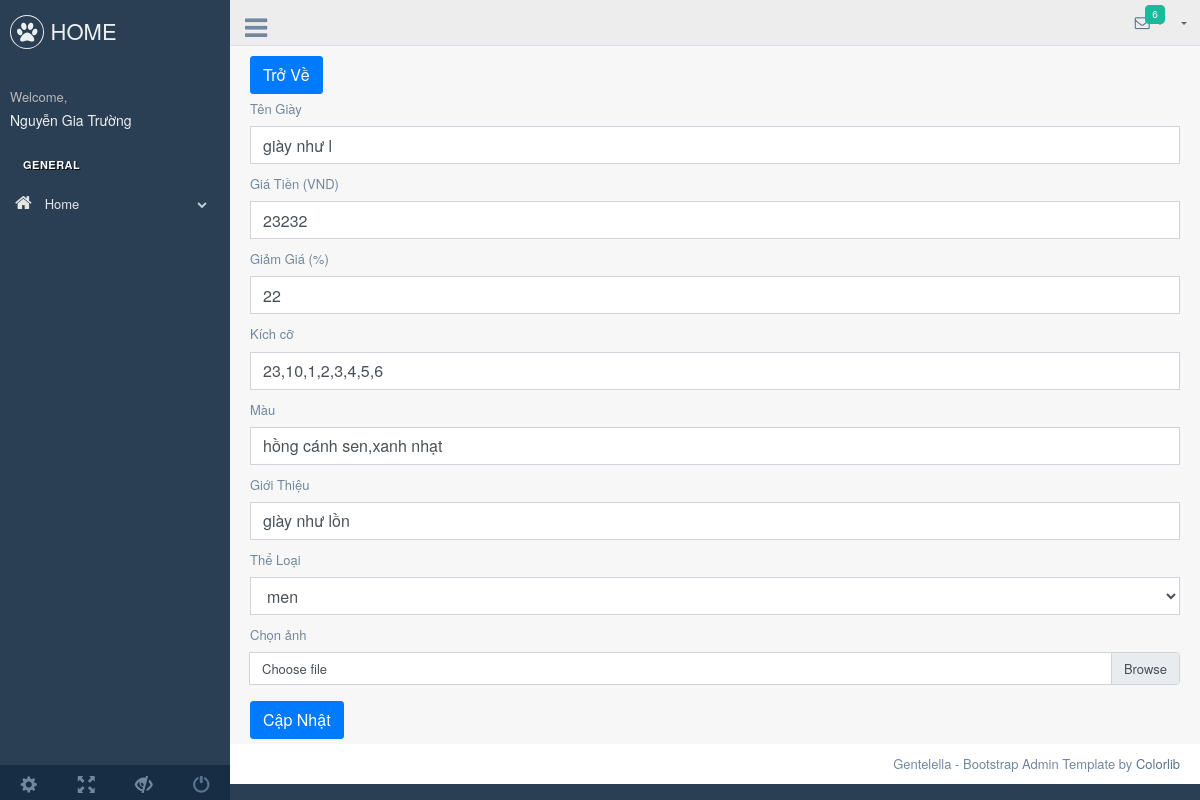
/admin/production/updateShoe.php?id=27 (signed in), run on the app's committed database.
### tables this page shows
CREATE TABLE `user` (
  `id` int(11) NOT NULL,
  `username` varchar(255) NOT NULL,
  `password` varchar(255) NOT NULL,
  `fullname` varchar(255) NOT NULL,
  `dob` date NOT NULL,
  `address` varchar(255) NOT NULL,
  `role` tinyint(1) NOT NULL DEFAULT 0,
  `gender` tinyint(1) NOT NULL DEFAULT 0,
  `email` varchar(255) NOT NULL,
  `phone` varchar(10) NOT NULL
);

CREATE TABLE `shoe` (
  `id` int(11) NOT NULL,
  `name` varchar(255) NOT NULL,
  `price` bigint(11) NOT NULL,
  `sale` int(11) NOT NULL,
  `size` varchar(255) NOT NULL,
  `category_id` int(11) NOT NULL,
  `color` varchar(255) NOT NULL,
  `review` varchar(500) NOT NULL
);

CREATE TABLE `category` (
  `id` int(11) NOT NULL,
  `name` varchar(255) NOT NULL
);

### backend/auth.php (called while the page is built, shortened)
<?php
require_once (__DIR__."../../connect.php") ;
class Auth{
    public static function findOneByUsernameAndPassword($username,$password){
        global $conn;
        $sql="select * from user where username = '$username' and password = '$password'";
        $run = mysqli_query($conn,$sql)->fetch_assoc();
        return $run;
    }
    public static function loginWithCookie(){
        if(isset($_COOKIE['username']) && isset($_COOKIE['password'])) {
            $username= $_COOKIE['username'];
            $password= $_COOKIE['password'];
            $run = Auth::findOneByUsernameAndPassword($username,$password);
            return $run ? $run : null;
        }
        return null;
    }
}

### repository/shoeRepository.php (called while the page is built, shortened)
<?php
    require_once(__DIR__."../../connect.php");
    class ShoeRepository{
        public function getById($id){
            global $conn;
            $sql = "select s.id as shoe_id, s.name as shoe_name, s.*, c.* from shoe s join category c on c.id=s.category_id and s.id=$id";
            return mysqli_query($conn,$sql);
        }
    }
?>

### repository/categoryRepository.php (called while the page is built, shortened)
<?php
    require_once("../../connect.php");
    class CategoryRepository{
        public function getAll(){
            global $conn;
            $sql = "select * from category";
            return mysqli_query($conn,$sql);
        }
    }
?>

### admin/production/updateShoe.php (the view, shortened to what this page needs)
<?php
    require_once("../../backend/filterAdmin.php");
    require_once("../../repository/shoeRepository.php");
    require_once("../../repository/categoryRepository.php");
    $shoeRepository = new ShoeRepository();
    $categoryRepository = new CategoryRepository();
?>
<!DOCTYPE html>
<html lang="en">
  <head>
    <link href="../vendors/bootstrap/dist/css/bootstrap.min.css" rel="stylesheet">
    <link href="../vendors/font-awesome/css/font-awesome.min.css" rel="stylesheet">
    <link href="../vendors/nprogress/nprogress.css" rel="stylesheet">
    <link href="../vendors/iCheck/skins/flat/green.css" rel="stylesheet">
    <link href="../vendors/bootstrap-progressbar/css/bootstrap-progressbar-3.3.4.min.css" rel="stylesheet">
    <link href="../vendors/jqvmap/dist/jqvmap.min.css" rel="stylesheet"/>
    <link href="../vendors/bootstrap-daterangepicker/daterangepicker.css" rel="stylesheet">
    <link href="../build/css/custom.min.css" rel="stylesheet">
    <link href="css/shoe.css" rel="stylesheet">
  </head>
  <body class="nav-md">
    <div class="container body">
      <div class="main_container">
        <div class="col-md-3 left_col">
          <div class="left_col scroll-view">
            <div class="navbar nav_title" style="border: 0;">
              <a href="../../index.php" class="site_title"><i class="fa fa-paw"></i> <span>HOME</span></a>
            </div>
        <div class="profile clearfix">
              <div class="profile_info">
                <span>Welcome,</span>
                <h2> <?php require_once("../../backend/filterWithCookieAdmin.php") ?></h2>
              </div>
            </div>
            <br />
            <div id="sidebar-menu" class="main_menu_side hidden-print main_menu">
              <div class="menu_section">
                <h3>General</h3>
                <ul class="nav side-menu">
                  <li><a><i class="fa fa-home"></i> Home <span class="fa fa-chevron-down"></span></a>
                  </li>
                </ul>
              </div>
            </div>
            <div class="sidebar-footer hidden-small">
              <a data-toggle="tooltip" data-placement="top" title="Settings">
                <span class="glyphicon glyphicon-cog" aria-hidden="true"></span>
              </a>
              <a data-toggle="tooltip" data-placement="top" title="FullScreen">
                <span class="glyphicon glyphicon-fullscreen" aria-hidden="true"></span>
              </a>
              <a data-toggle="tooltip" data-placement="top" title="Lock">
                <span class="glyphicon glyphicon-eye-close" aria-hidden="true"></span>
              </a>
              <a data-toggle="tooltip" data-placement="top" title="Logout" href="login.html">
                <span class="glyphicon glyphicon-off" aria-hidden="true"></span>
              </a>
            </div>
          </div>
        </div>
        <div class="top_nav">
          <div class="nav_menu">
              <div class="nav toggle">
                <a id="menu_toggle"><i class="fa fa-bars"></i></a>
              </div>
              <nav class="nav navbar-nav">
              <ul class=" navbar-right">
                <li class="nav-item dropdown open" style="padding-left: 15px;">
                  <a href="javascript:;" class="user-profile dropdown-toggle" aria-haspopup="true" id="navbarDropdown" data-toggle="dropdown" aria-expanded="false">
                  <?php require_once("../../backend/filterWithCookieAdmin.php") ?>
                  </a>
                </li>
                <li role="presentation" class="nav-item dropdown open">
                  <a href="javascript:;" class="dropdown-toggle info-number" id="navbarDropdown1" data-toggle="dropdown" aria-expanded="false">
                    <i class="fa fa-envelope-o"></i>
                    <span class="badge bg-green">6</span>
                  </a>
                </li>
              </ul>
            </nav>
          </div>
        </div>
        <div class="right_col" role="main">
        <a class="btn btn-primary" href="shoe.php" role="button">Trở Về</a>
        <form method="POST" enctype="multipart/form-data">
        <div class="form-group">
            <?php
                $listShoe = $shoeRepository->getById($_GET['id']);
                foreach($listShoe as $shoe){
            ?>
          <label for="exampleInputEmail1">Tên Giày</label>
          <input required value="<?php echo $shoe['shoe_name']?>" minlength="5" maxlength="50" name="name" type="text" class="form-control" id="exampleInputEmail1" aria-describedby="emailHelp" placeholder="Nhập tên giày">
        </div>
        <div class="form-group">
          <label for="exampleInputPassword1">Giá Tiền (VND)</label>
          <input required value="<?php echo $shoe['price']?>" min="0" max="99999999999" name="price" type="number" class="form-control" id="exampleInputPassword1" placeholder="Nhập giá tiền">
        </div>
        <div class="form-group">
          <label for="exampleInputPassword1">Giảm Giá (%)</label>
          <input required value="<?php echo $shoe['sale']?>" min="0" max="100" name="sale" type="number" class="form-control" id="exampleInputPassword1" placeholder="Nhập % giảm giá">
        </div>
        <div class="form-group">
          <label for="exampleInputPassword1">Kích cỡ</label>
          <input required value="<?php echo $shoe['size']?>" min="1" max="100" name="size" type="text" class="form-control" id="exampleInputPassword1" placeholder="Nhập kích cỡ">
        </div>
        <div class="form-group">
          <label for="exampleInputPassword1">Màu</label>
          <input required value="<?php echo $shoe['color']?>" minlength="1" maxlength="50" name="color" type="text" class="form-control" id="exampleInputPassword1" placeholder="Nhập màu">
        </div>
        <div class="form-group">
          <label for="exampleInputPassword1">Giới Thiệu</label>
          <input required value="<?php echo $shoe['review']?>" minlength="1" maxlength="500" name="review" type="text" class="form-control" id="exampleInputPassword1" placeholder="Nhập giới thiệu">
        </div>
        <div class="form-group">
          <label for="exampleInputPassword1">Thể Loại</label>
          <select name="category_id" class="form-control">
              <?php
                $listCategory = $categoryRepository->getAll();
                foreach($listCategory as $category){
              ?>
                <option <?php if($category['id']==$shoe['category_id']) echo "selected" ?> value="<?php echo $category['id'];?>" ><?php echo $category['name'];?></option>
                <?php
                    }
                ?>
            </select>
        </div>
        <div class="form-group">
          <label for="exampleInputPassword1">Chọn ảnh</label>
          <div class="input-group mb-3">
            <div class="custom-file">
                <label class="custom-file-label" for="inputGroupFile01">Choose file</label>
            </div>
            </div>
        </div>
        <?php
                }
        ?>
        <button name="submit" type="submit" class="btn btn-primary">Cập Nhật</button>
     </form>
        </div>
        <footer>
          <div class="pull-right">
            Gentelella - Bootstrap Admin Template by <a href="https://colorlib.com">Colorlib</a>
          </div>
          <div class="clearfix"></div>
        </footer>
      </div>
    </div>
  </body>
</html>

### backend/filterWithCookieAdmin.php
<?php
    require_once("auth.php");
    $checkCookie = Auth::loginWithCookie();
    if($checkCookie != null){
        echo $checkCookie['fullname'];
    }
?>

### data on the page
user: fullname "Nguyễn Gia Trường"
shoe: name "giày như l", price "23232", sale "22", size "23,10,1,2,3,4,5,6", color "hồng cánh sen,xanh nhạt", review "giày như lồn", category_id "men"
